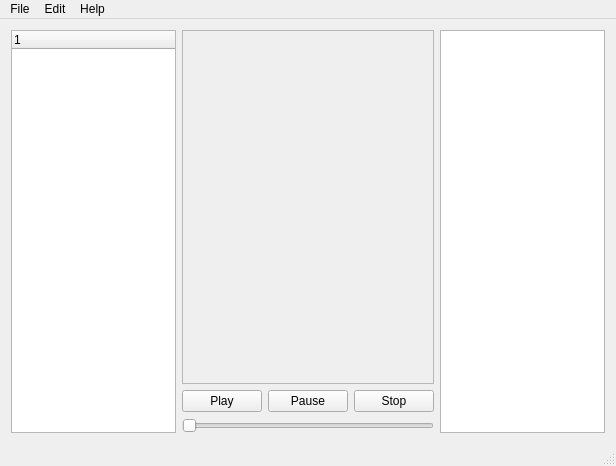
<?xml version="1.0" encoding="UTF-8"?>
<ui version="4.0">
 <class>MainWindow</class>
 <widget class="QMainWindow" name="MainWindow">
  <property name="geometry">
   <rect>
    <x>0</x>
    <y>0</y>
    <width>616</width>
    <height>466</height>
   </rect>
  </property>
  <property name="windowTitle">
   <string>ViAn</string>
  </property>
  <property name="windowOpacity">
   <double>1.000000000000000</double>
  </property>
  <widget class="QWidget" name="centralWidget">
   <layout class="QVBoxLayout" name="verticalLayout_2">
    <item>
     <layout class="QHBoxLayout" name="horizontalLayout" stretch="0,1,0">
      <item>
       <layout class="QVBoxLayout" name="verticalLayoutLeft">
        <item>
         <widget class="QTreeWidget" name="ProjectTree">
          <property name="sizePolicy">
           <sizepolicy hsizetype="Maximum" vsizetype="Expanding">
            <horstretch>0</horstretch>
            <verstretch>0</verstretch>
           </sizepolicy>
          </property>
          <column>
           <property name="text">
            <string/>
           </property>
          </column>
         </widget>
        </item>
       </layout>
      </item>
      <item>
       <layout class="QVBoxLayout" name="verticalLayoutMiddle">
        <property name="sizeConstraint">
         <enum>QLayout::SetNoConstraint</enum>
        </property>
        <item>
         <widget class="QFrame" name="videoFrameContainer">
          <property name="frameShape">
           <enum>QFrame::StyledPanel</enum>
          </property>
          <property name="frameShadow">
           <enum>QFrame::Raised</enum>
          </property>
          <layout class="QGridLayout" name="gridLayout">
           <item row="0" column="0">
            <widget class="QLabel" name="videoFrame">
             <property name="sizePolicy">
              <sizepolicy hsizetype="Expanding" vsizetype="Expanding">
               <horstretch>0</horstretch>
               <verstretch>0</verstretch>
              </sizepolicy>
             </property>
             <property name="text">
              <string/>
             </property>
             <property name="scaledContents">
              <bool>true</bool>
             </property>
            </widget>
           </item>
          </layout>
         </widget>
        </item>
        <item>
         <layout class="QHBoxLayout" name="horizontalLayoutMiddle">
          <property name="sizeConstraint">
           <enum>QLayout::SetNoConstraint</enum>
          </property>
          <item>
           <widget class="QPushButton" name="playButton">
            <property name="text">
             <string>Play</string>
            </property>
           </widget>
          </item>
          <item>
           <widget class="QPushButton" name="pauseButton">
            <property name="text">
             <string>Pause</string>
            </property>
           </widget>
          </item>
          <item>
           <widget class="QPushButton" name="stopButton">
            <property name="text">
             <string>Stop</string>
            </property>
           </widget>
          </item>
         </layout>
        </item>
        <item>
         <widget class="QSlider" name="videoSlider">
          <property name="sizePolicy">
           <sizepolicy hsizetype="Expanding" vsizetype="Fixed">
            <horstretch>0</horstretch>
            <verstretch>0</verstretch>
           </sizepolicy>
          </property>
          <property name="maximum">
           <number>100</number>
          </property>
          <property name="singleStep">
           <number>1</number>
          </property>
          <property name="sliderPosition">
           <number>0</number>
          </property>
          <property name="orientation">
           <enum>Qt::Horizontal</enum>
          </property>
         </widget>
        </item>
       </layout>
      </item>
      <item>
       <layout class="QVBoxLayout" name="verticalLayoutRight">
        <item>
         <widget class="QListWidget" name="documentList">
          <property name="sizePolicy">
           <sizepolicy hsizetype="Maximum" vsizetype="Expanding">
            <horstretch>0</horstretch>
            <verstretch>0</verstretch>
           </sizepolicy>
          </property>
         </widget>
        </item>
       </layout>
      </item>
     </layout>
    </item>
   </layout>
  </widget>
  <widget class="QMenuBar" name="menuBar">
   <property name="geometry">
    <rect>
     <x>0</x>
     <y>0</y>
     <width>616</width>
     <height>21</height>
    </rect>
   </property>
   <property name="mouseTracking">
    <bool>true</bool>
   </property>
   <widget class="QMenu" name="menuFile">
    <property name="title">
     <string>File</string>
    </property>
    <widget class="QMenu" name="menuAdd">
     <property name="title">
      <string>Add</string>
     </property>
     <addaction name="actionProject"/>
     <addaction name="actionVideo"/>
    </widget>
    <addaction name="actionSave"/>
    <addaction name="actionLoad"/>
    <addaction name="menuAdd"/>
   </widget>
   <widget class="QMenu" name="menuEdit">
    <property name="title">
     <string>Edit</string>
    </property>
   </widget>
   <widget class="QMenu" name="menuHelp">
    <property name="title">
     <string>Help</string>
    </property>
   </widget>
   <addaction name="menuFile"/>
   <addaction name="menuEdit"/>
   <addaction name="menuHelp"/>
  </widget>
  <widget class="QStatusBar" name="statusBar"/>
  <action name="actionSave">
   <property name="text">
    <string>Save</string>
   </property>
  </action>
  <action name="actionLoad">
   <property name="text">
    <string>Load</string>
   </property>
  </action>
  <action name="actionProject">
   <property name="text">
    <string>Project</string>
   </property>
  </action>
  <action name="actionVideo">
   <property name="text">
    <string>Video</string>
   </property>
  </action>
 </widget>
 <layoutdefault spacing="6" margin="11"/>
 <resources/>
 <connections/>
</ui>
